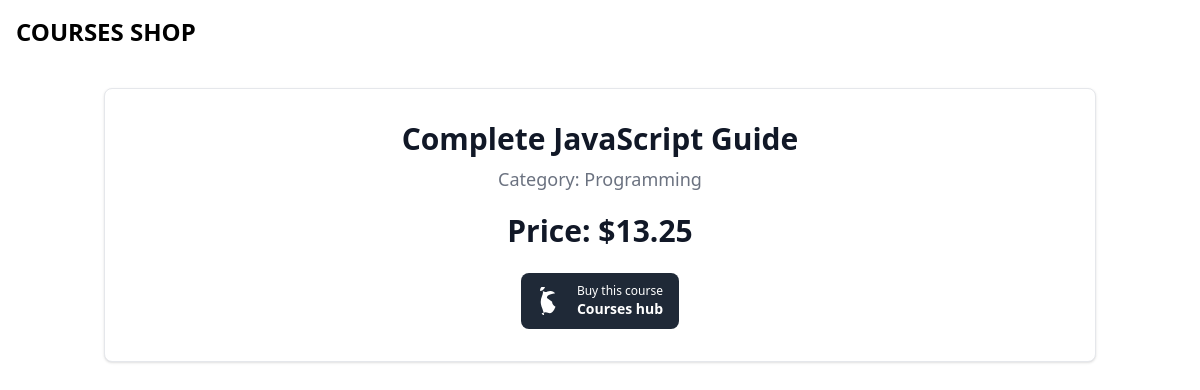
Screenshot of /shop/2 with the database file from the repository.
### shop/models.py (models this page shows, shortened)
class Course(models.Model):
    title = models.CharField(max_length=300)
    price = models.FloatField()
    students_qty = models.IntegerField(default=0)
    reviews_qty = models.IntegerField(default=0)
    category = models.ForeignKey(Category, on_delete=models.CASCADE)
    created_at = models.DateTimeField(default=timezone.now)

class Category(models.Model):
    title = models.CharField(max_length=255)
    created_at = models.DateTimeField(default=timezone.now)

### shop/views.py (the view)
# urls.py: path('<int:course_id>', views.show_course, name='show'),
def show_course(request: HttpRequest, course_id: int) -> HttpResponse:
    course = get_object_or_404(Course, pk=course_id)
    return render(request, 'shop/detail.html', {'course': course})

### templates/shop/detail.html (shortened to what this page needs)
{% extends "base.html" %}
{% block content %}
    <div class="pt-6 px-4">
        <div class="w-full p-4 text-center bg-white border border-gray-200 rounded-lg shadow sm:p-8 dark:bg-gray-800 dark:border-gray-700">
            <h5 class="mb-2 text-3xl font-bold text-gray-900 dark:text-white">{{ course.title }}</h5>
            <p class="mb-5 text-base text-gray-500 sm:text-lg dark:text-gray-400">Category: {{ course.category.title }}</p>
            <span class="text-3xl font-bold text-gray-900 dark:text-white">Price: ${{ course.price }}</span>
            <div class=" items-center justify-center space-y-4 sm:flex sm:space-y-0 sm:space-x-4 pt-6">
                <a href="#" class="w-full sm:w-auto bg-gray-800 hover:bg-gray-700 focus:ring-4 focus:outline-none focus:ring-gray-300 text-white rounded-lg inline-flex items-center justify-center px-4 py-2.5 dark:bg-gray-700 dark:hover:bg-gray-600 dark:focus:ring-gray-700">
                    <div class="text-left">
                        <div class="mb-1 text-xs">Buy this course</div>
                        <div class="-mt-1 font-sans text-sm font-semibold">Courses hub</div>
                    </div>
                </a>
            </div>
        </div>
    </div>
{% endblock %}

### rows the page displays
Course: title "Complete JavaScript Guide", category "Programming", price "13.25"
